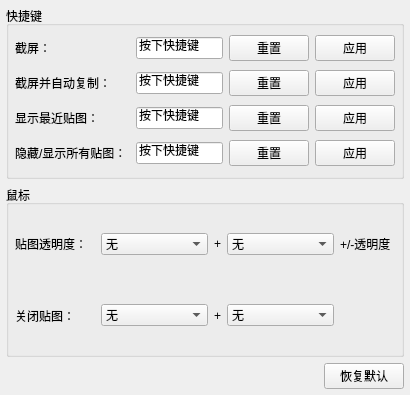
<?xml version="1.0" encoding="UTF-8"?>
<ui version="4.0">
 <class>ControlSettings</class>
 <widget class="QWidget" name="ControlSettings">
  <property name="geometry">
   <rect>
    <x>0</x>
    <y>0</y>
    <width>410</width>
    <height>395</height>
   </rect>
  </property>
  <property name="windowTitle">
   <string>Form</string>
  </property>
  <layout class="QVBoxLayout" name="verticalLayout_3" stretch="1,1,0">
   <property name="leftMargin">
    <number>6</number>
   </property>
   <property name="topMargin">
    <number>6</number>
   </property>
   <property name="rightMargin">
    <number>6</number>
   </property>
   <property name="bottomMargin">
    <number>6</number>
   </property>
   <item>
    <widget class="QGroupBox" name="groupBox">
     <property name="title">
      <string>快捷键</string>
     </property>
     <layout class="QVBoxLayout" name="verticalLayout">
      <property name="leftMargin">
       <number>6</number>
      </property>
      <property name="topMargin">
       <number>6</number>
      </property>
      <property name="rightMargin">
       <number>6</number>
      </property>
      <property name="bottomMargin">
       <number>6</number>
      </property>
      <item>
       <layout class="QHBoxLayout" name="horizontalLayout" stretch="0,1,0,0">
        <item>
         <widget class="QLabel" name="label">
          <property name="minimumSize">
           <size>
            <width>115</width>
            <height>0</height>
           </size>
          </property>
          <property name="text">
           <string>截屏：</string>
          </property>
         </widget>
        </item>
        <item>
         <widget class="QLineEdit" name="lineEdit">
          <property name="minimumSize">
           <size>
            <width>85</width>
            <height>0</height>
           </size>
          </property>
          <property name="inputMask">
           <string>按下快捷键</string>
          </property>
          <property name="readOnly">
           <bool>true</bool>
          </property>
         </widget>
        </item>
        <item>
         <widget class="QPushButton" name="btn_Restore">
          <property name="text">
           <string>重置</string>
          </property>
         </widget>
        </item>
        <item>
         <widget class="QPushButton" name="btn_Apply">
          <property name="text">
           <string>应用</string>
          </property>
         </widget>
        </item>
       </layout>
      </item>
      <item>
       <layout class="QHBoxLayout" name="horizontalLayout_2" stretch="0,1,0,0">
        <item>
         <widget class="QLabel" name="label_2">
          <property name="minimumSize">
           <size>
            <width>115</width>
            <height>0</height>
           </size>
          </property>
          <property name="text">
           <string>截屏并自动复制：</string>
          </property>
         </widget>
        </item>
        <item>
         <widget class="QLineEdit" name="lineEdit_2">
          <property name="minimumSize">
           <size>
            <width>85</width>
            <height>0</height>
           </size>
          </property>
          <property name="inputMask">
           <string>按下快捷键</string>
          </property>
          <property name="readOnly">
           <bool>true</bool>
          </property>
         </widget>
        </item>
        <item>
         <widget class="QPushButton" name="btn_Restore_2">
          <property name="text">
           <string>重置</string>
          </property>
         </widget>
        </item>
        <item>
         <widget class="QPushButton" name="btn_Apply_2">
          <property name="text">
           <string>应用</string>
          </property>
         </widget>
        </item>
       </layout>
      </item>
      <item>
       <layout class="QHBoxLayout" name="horizontalLayout_3" stretch="0,1,0,0">
        <item>
         <widget class="QLabel" name="label_3">
          <property name="minimumSize">
           <size>
            <width>115</width>
            <height>0</height>
           </size>
          </property>
          <property name="text">
           <string>显示最近贴图：</string>
          </property>
         </widget>
        </item>
        <item>
         <widget class="QLineEdit" name="lineEdit_3">
          <property name="minimumSize">
           <size>
            <width>85</width>
            <height>0</height>
           </size>
          </property>
          <property name="inputMask">
           <string>按下快捷键</string>
          </property>
          <property name="readOnly">
           <bool>true</bool>
          </property>
         </widget>
        </item>
        <item>
         <widget class="QPushButton" name="btn_Restore_3">
          <property name="text">
           <string>重置</string>
          </property>
         </widget>
        </item>
        <item>
         <widget class="QPushButton" name="btn_Apply_3">
          <property name="text">
           <string>应用</string>
          </property>
         </widget>
        </item>
       </layout>
      </item>
      <item>
       <layout class="QHBoxLayout" name="horizontalLayout_4" stretch="0,1,0,0">
        <item>
         <widget class="QLabel" name="label_4">
          <property name="minimumSize">
           <size>
            <width>115</width>
            <height>0</height>
           </size>
          </property>
          <property name="text">
           <string>隐藏/显示所有贴图：</string>
          </property>
         </widget>
        </item>
        <item>
         <widget class="QLineEdit" name="lineEdit_4">
          <property name="minimumSize">
           <size>
            <width>85</width>
            <height>0</height>
           </size>
          </property>
          <property name="inputMask">
           <string>按下快捷键</string>
          </property>
          <property name="readOnly">
           <bool>true</bool>
          </property>
         </widget>
        </item>
        <item>
         <widget class="QPushButton" name="btn_Restore_4">
          <property name="text">
           <string>重置</string>
          </property>
         </widget>
        </item>
        <item>
         <widget class="QPushButton" name="btn_Apply_4">
          <property name="text">
           <string>应用</string>
          </property>
         </widget>
        </item>
       </layout>
      </item>
     </layout>
    </widget>
   </item>
   <item>
    <widget class="QGroupBox" name="groupBox_2">
     <property name="title">
      <string>鼠标</string>
     </property>
     <layout class="QVBoxLayout" name="verticalLayout_2">
      <property name="leftMargin">
       <number>6</number>
      </property>
      <property name="topMargin">
       <number>6</number>
      </property>
      <property name="rightMargin">
       <number>6</number>
      </property>
      <property name="bottomMargin">
       <number>6</number>
      </property>
      <item>
       <layout class="QHBoxLayout" name="horizontalLayout_5" stretch="0,1,0,1,0">
        <item>
         <widget class="QLabel" name="label_5">
          <property name="minimumSize">
           <size>
            <width>80</width>
            <height>0</height>
           </size>
          </property>
          <property name="text">
           <string>贴图透明度：</string>
          </property>
         </widget>
        </item>
        <item>
         <widget class="QComboBox" name="comboBox">
          <item>
           <property name="text">
            <string>无</string>
           </property>
          </item>
          <item>
           <property name="text">
            <string>Ctrl</string>
           </property>
          </item>
          <item>
           <property name="text">
            <string>Shift</string>
           </property>
          </item>
          <item>
           <property name="text">
            <string>Win</string>
           </property>
          </item>
         </widget>
        </item>
        <item>
         <widget class="QLabel" name="label_6">
          <property name="text">
           <string>+</string>
          </property>
         </widget>
        </item>
        <item>
         <widget class="QComboBox" name="comboBox_2">
          <item>
           <property name="text">
            <string>无</string>
           </property>
          </item>
          <item>
           <property name="text">
            <string>鼠标滚轮</string>
           </property>
          </item>
         </widget>
        </item>
        <item>
         <widget class="QLabel" name="label_7">
          <property name="minimumSize">
           <size>
            <width>55</width>
            <height>0</height>
           </size>
          </property>
          <property name="text">
           <string>+/-透明度</string>
          </property>
         </widget>
        </item>
       </layout>
      </item>
      <item>
       <layout class="QHBoxLayout" name="horizontalLayout_6" stretch="0,1,0,1,0">
        <item>
         <widget class="QLabel" name="label_8">
          <property name="minimumSize">
           <size>
            <width>80</width>
            <height>0</height>
           </size>
          </property>
          <property name="text">
           <string>关闭贴图：</string>
          </property>
         </widget>
        </item>
        <item>
         <widget class="QComboBox" name="comboBox_3">
          <item>
           <property name="text">
            <string>无</string>
           </property>
          </item>
          <item>
           <property name="text">
            <string>Ctrl</string>
           </property>
          </item>
          <item>
           <property name="text">
            <string>Shift</string>
           </property>
          </item>
          <item>
           <property name="text">
            <string>Win</string>
           </property>
          </item>
         </widget>
        </item>
        <item>
         <widget class="QLabel" name="label_9">
          <property name="text">
           <string>+</string>
          </property>
         </widget>
        </item>
        <item>
         <widget class="QComboBox" name="comboBox_4">
          <item>
           <property name="text">
            <string>无</string>
           </property>
          </item>
          <item>
           <property name="text">
            <string>左键双击</string>
           </property>
          </item>
          <item>
           <property name="text">
            <string>中键单击</string>
           </property>
          </item>
         </widget>
        </item>
        <item>
         <widget class="QLabel" name="label_10">
          <property name="minimumSize">
           <size>
            <width>55</width>
            <height>0</height>
           </size>
          </property>
          <property name="text">
           <string/>
          </property>
         </widget>
        </item>
       </layout>
      </item>
     </layout>
    </widget>
   </item>
   <item>
    <layout class="QHBoxLayout" name="horizontalLayout_7">
     <item>
      <spacer name="horizontalSpacer_2">
       <property name="orientation">
        <enum>Qt::Horizontal</enum>
       </property>
       <property name="sizeHint" stdset="0">
        <size>
         <width>40</width>
         <height>20</height>
        </size>
       </property>
      </spacer>
     </item>
     <item>
      <widget class="QPushButton" name="btn_RestoreDef">
       <property name="text">
        <string>恢复默认</string>
       </property>
      </widget>
     </item>
    </layout>
   </item>
  </layout>
 </widget>
 <resources/>
 <connections/>
</ui>
